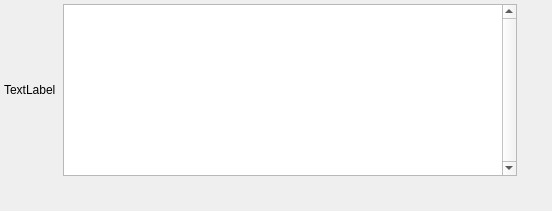
<?xml version="1.0" encoding="UTF-8"?>
<ui version="4.0">
 <class>DynamicTableWidget</class>
 <widget class="QFrame" name="DynamicTableWidget">
  <property name="geometry">
   <rect>
    <x>0</x>
    <y>0</y>
    <width>552</width>
    <height>211</height>
   </rect>
  </property>
  <property name="windowTitle">
   <string>DynamicTableWidget</string>
  </property>
  <layout class="QGridLayout" name="gridLayout">
   <property name="leftMargin">
    <number>4</number>
   </property>
   <property name="topMargin">
    <number>4</number>
   </property>
   <property name="rightMargin">
    <number>4</number>
   </property>
   <property name="bottomMargin">
    <number>4</number>
   </property>
   <property name="spacing">
    <number>7</number>
   </property>
   <item row="0" column="1" rowspan="3" colspan="3">
    <widget class="QTableWidget" name="dynamicTable">
     <property name="enabled">
      <bool>true</bool>
     </property>
     <property name="sizePolicy">
      <sizepolicy hsizetype="Expanding" vsizetype="Preferred">
       <horstretch>0</horstretch>
       <verstretch>0</verstretch>
      </sizepolicy>
     </property>
     <property name="minimumSize">
      <size>
       <width>0</width>
       <height>0</height>
      </size>
     </property>
     <property name="maximumSize">
      <size>
       <width>16777215</width>
       <height>16777215</height>
      </size>
     </property>
     <property name="toolTip">
      <string/>
     </property>
     <property name="verticalScrollBarPolicy">
      <enum>Qt::ScrollBarAlwaysOn</enum>
     </property>
     <property name="editTriggers">
      <set>QAbstractItemView::DoubleClicked|QAbstractItemView::EditKeyPressed</set>
     </property>
     <property name="alternatingRowColors">
      <bool>true</bool>
     </property>
     <property name="selectionMode">
      <enum>QAbstractItemView::ExtendedSelection</enum>
     </property>
     <property name="selectionBehavior">
      <enum>QAbstractItemView::SelectItems</enum>
     </property>
     <property name="verticalScrollMode">
      <enum>QAbstractItemView::ScrollPerPixel</enum>
     </property>
     <property name="horizontalScrollMode">
      <enum>QAbstractItemView::ScrollPerPixel</enum>
     </property>
     <attribute name="horizontalHeaderMinimumSectionSize">
      <number>50</number>
     </attribute>
    </widget>
   </item>
   <item row="3" column="1">
    <widget class="QPushButton" name="addRowBtn">
     <property name="sizePolicy">
      <sizepolicy hsizetype="Maximum" vsizetype="Maximum">
       <horstretch>0</horstretch>
       <verstretch>0</verstretch>
      </sizepolicy>
     </property>
     <property name="minimumSize">
      <size>
       <width>24</width>
       <height>24</height>
      </size>
     </property>
     <property name="maximumSize">
      <size>
       <width>24</width>
       <height>24</height>
      </size>
     </property>
     <property name="toolTip">
      <string>Click to Add Row to Table</string>
     </property>
     <property name="text">
      <string/>
     </property>
     <property name="icon">
      <iconset resource="../../icons/images/Icons.qrc">
       <normaloff>:/add.png</normaloff>:/add.png</iconset>
     </property>
     <property name="iconSize">
      <size>
       <width>24</width>
       <height>24</height>
      </size>
     </property>
     <property name="flat">
      <bool>true</bool>
     </property>
    </widget>
   </item>
   <item row="3" column="3">
    <spacer name="horizontalSpacer">
     <property name="orientation">
      <enum>Qt::Horizontal</enum>
     </property>
     <property name="sizeHint" stdset="0">
      <size>
       <width>435</width>
       <height>20</height>
      </size>
     </property>
    </spacer>
   </item>
   <item row="0" column="0" rowspan="3">
    <widget class="QLabel" name="tableLabel">
     <property name="sizePolicy">
      <sizepolicy hsizetype="Maximum" vsizetype="Preferred">
       <horstretch>0</horstretch>
       <verstretch>0</verstretch>
      </sizepolicy>
     </property>
     <property name="text">
      <string>TextLabel</string>
     </property>
    </widget>
   </item>
   <item row="1" column="4">
    <widget class="QPushButton" name="deleteColBtn">
     <property name="sizePolicy">
      <sizepolicy hsizetype="Maximum" vsizetype="Fixed">
       <horstretch>0</horstretch>
       <verstretch>0</verstretch>
      </sizepolicy>
     </property>
     <property name="minimumSize">
      <size>
       <width>24</width>
       <height>24</height>
      </size>
     </property>
     <property name="maximumSize">
      <size>
       <width>24</width>
       <height>24</height>
      </size>
     </property>
     <property name="toolTip">
      <string>Click to Delete Column From Table</string>
     </property>
     <property name="text">
      <string/>
     </property>
     <property name="icon">
      <iconset resource="../../icons/images/Icons.qrc">
       <normaloff>:/delete.png</normaloff>:/delete.png</iconset>
     </property>
     <property name="iconSize">
      <size>
       <width>24</width>
       <height>24</height>
      </size>
     </property>
     <property name="flat">
      <bool>true</bool>
     </property>
    </widget>
   </item>
   <item row="3" column="2">
    <widget class="QPushButton" name="deleteRowBtn">
     <property name="enabled">
      <bool>true</bool>
     </property>
     <property name="sizePolicy">
      <sizepolicy hsizetype="Maximum" vsizetype="Maximum">
       <horstretch>0</horstretch>
       <verstretch>0</verstretch>
      </sizepolicy>
     </property>
     <property name="minimumSize">
      <size>
       <width>24</width>
       <height>24</height>
      </size>
     </property>
     <property name="maximumSize">
      <size>
       <width>24</width>
       <height>24</height>
      </size>
     </property>
     <property name="toolTip">
      <string>Click to Remove Row From Table.</string>
     </property>
     <property name="text">
      <string/>
     </property>
     <property name="icon">
      <iconset resource="../../icons/images/Icons.qrc">
       <normaloff>:/delete.png</normaloff>:/delete.png</iconset>
     </property>
     <property name="iconSize">
      <size>
       <width>24</width>
       <height>24</height>
      </size>
     </property>
     <property name="flat">
      <bool>true</bool>
     </property>
    </widget>
   </item>
   <item row="0" column="4">
    <widget class="QPushButton" name="addColBtn">
     <property name="sizePolicy">
      <sizepolicy hsizetype="Maximum" vsizetype="Fixed">
       <horstretch>0</horstretch>
       <verstretch>0</verstretch>
      </sizepolicy>
     </property>
     <property name="minimumSize">
      <size>
       <width>24</width>
       <height>24</height>
      </size>
     </property>
     <property name="maximumSize">
      <size>
       <width>24</width>
       <height>24</height>
      </size>
     </property>
     <property name="toolTip">
      <string>Click to add Column to Table</string>
     </property>
     <property name="text">
      <string/>
     </property>
     <property name="icon">
      <iconset resource="../../icons/images/Icons.qrc">
       <normaloff>:/add.png</normaloff>:/add.png</iconset>
     </property>
     <property name="iconSize">
      <size>
       <width>24</width>
       <height>24</height>
      </size>
     </property>
     <property name="flat">
      <bool>true</bool>
     </property>
    </widget>
   </item>
  </layout>
 </widget>
 <resources>
  <include location="../../icons/images/Icons.qrc"/>
 </resources>
 <connections/>
</ui>
